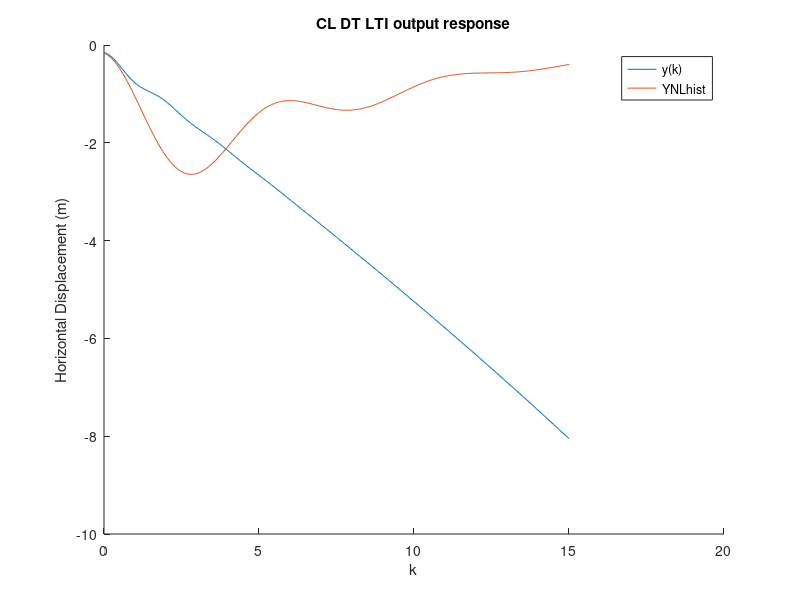
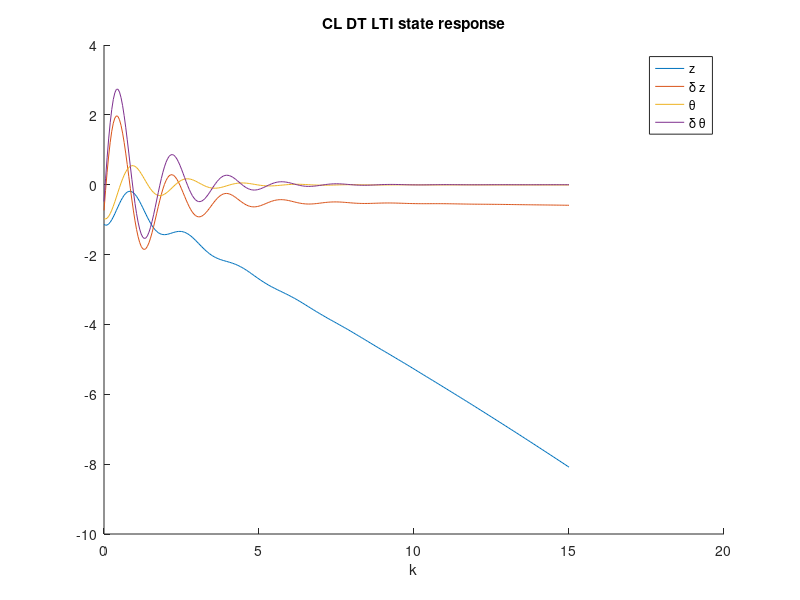

MATLAB code for these plots, in order:
clear all; close all; clc;

% Problem 1
m=1; %kg
l=1; %m
M=2; %kg
g=9.81; %m/s^2
Ahat=[0 1 0 0 0; 0 0 (m*g)/M 0 1/M; 0 0 0 1 0; 0 0 g/l+(m*g)/(M*l) 0 1/(M*l);...
    0 0 0 0 0];

dt=.05;

FGHM=expm(Ahat*dt);
F=FGHM(1:4,1:4);
abs(eig(F));
H=[1 0 -l 0];
O=[H*F; H*F^2; H*F^3; H*F^4];
rank(O);

load('midterm1problem1data.mat')
k1=Kct(1);
k2=Kct(2);
k3=Kct(3);
k4=Kct(4);

AhatCL=[0 1 0 0 0; -k1/M -k2/M (m*g-k3)/M -k4/M 0; 0 0 0 1 0;...
    -k1/(M*l) -k2/(M*l) g/l+(m*g-k3)/(m*l) -k4/(M*l) 0;0 0 0 0 0];
dt=.05;

FGHMCL=expm(AhatCL*dt);

F=FGHMCL(1:4,1:4);
abs(eig(F));
H=[1 0 -l 0];
O=[H*F; H*F^2; H*F^3; H*F^4];
rank(O);

x0=inv(O'*O)*O'*yNLhist(1:4)

x=zeros(length(yNLhist),4);
y=zeros(length(yNLhist),1);
x(1,:)=x0;
count=1;
for i=thist
    x(count+1,:)=F*x(count,:)';
    y(count,:)=H*x(count,:)';
    count=count+1;
end

figure(1)
hold on
plot(thist,y)
plot(thist,yNLhist)
legend('y(k)','YNLhist')
xlabel('k')
ylabel('Horizontal Displacement (m)')
title('CL DT LTI output response')

figure(2)
hold on
plot(thist,x(2:end,:))
legend('z','\delta z','\theta','\delta \theta')
xlabel('k')
title('CL DT LTI state response')

clear all;

% AQ1
